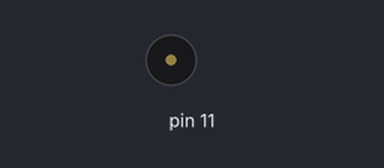
This sketch was run on a simulated Arduino Uno, built with avr-gcc and run on an emulated ATmega328P. On the bench: buzzer (waves = sounding).

Above: at 0.3 s.
Timing chart, 0 to 1.8 s (numbered marks = the images above):
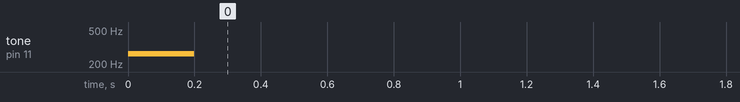

Measured:
- by itself, tone on pin 11: silent → 262 Hz at 0.00 s, → silent 0.20 s later

The sketch:

buzzer_test.ino
```cpp
void setup() {
  // put your setup code here, to run once:

  tone(11, 262, 200);
}

void loop() {
  // put your main code here, to run repeatedly:


}
```
